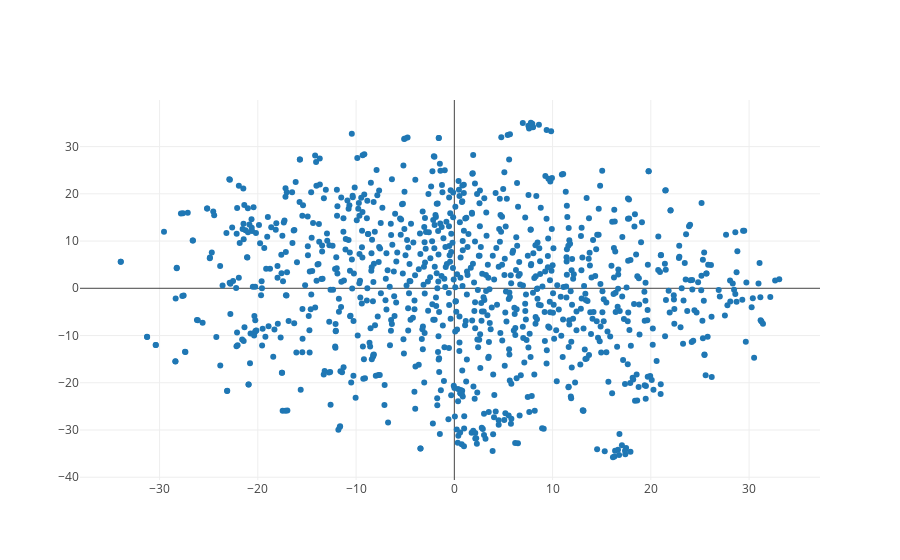

Source (notebook cell):
### Markdown cell above
TfWord2Vec:

### Code cell
low_dim_embs = tsne.fit_transform(tfwv.syn0[:plot_only, :])
labels = [tfwv.index2word[i] for i in range(plot_only)]
plot_with_labels(low_dim_embs, labels)

### Figure 1 — Plotly figure (JSON) as saved in the notebook; plotly's stock layout.template omitted (floating-point values rounded to 4 significant figures; data arrays with more than 128 entries replaced by an {"elided": "..."} marker saying what was removed)
{"data": [{"mode": "markers", "text": {"elided": "1000 str values"}, "type": "scatter", "x": {"elided": "1000 float values"}, "y": {"elided": "1000 float values"}}], "layout": {}}
